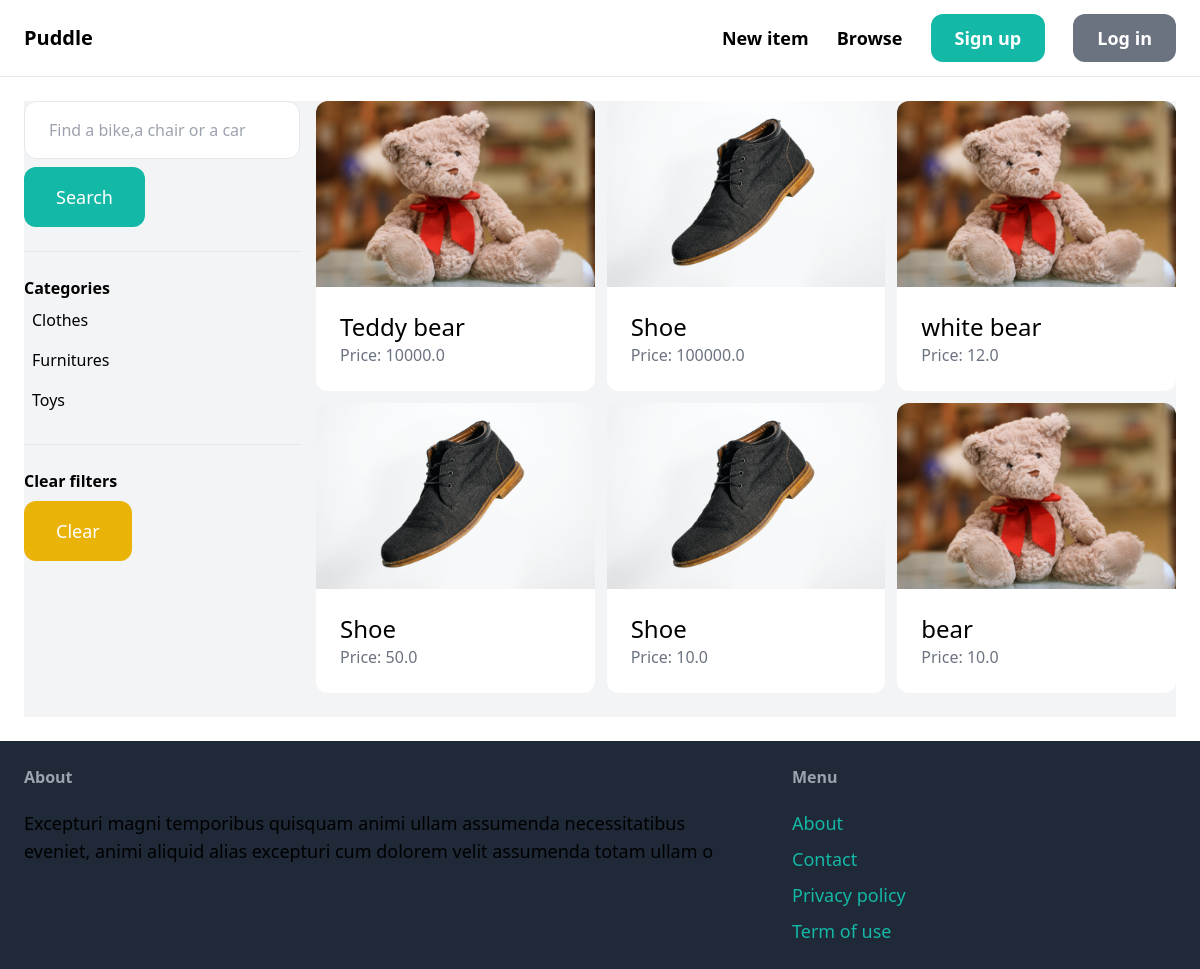
The app's page /items/ with its own data.
### item/models.py (models this page shows, shortened)
class Category(models.Model):
    name = models.CharField(max_length=255)
    class Meta:
        ordering = ('name',)
        verbose_name_plural = 'Categories'

class Item(models.Model):
    category = models.ForeignKey(Category, related_name='items', on_delete=models.CASCADE)
    name = models.CharField(max_length=255)
    description = models.CharField(max_length=7000, null=True)
    price = models.FloatField()
    image = models.ImageField(upload_to='item_images', blank=True, null=True)
    is_sold = models.BooleanField(default=False)
    created_at = models.TimeField(auto_now_add=True, null=True)
    created_by = models.ForeignKey(User, related_name='items', on_delete=models.CASCADE)

### item/views.py (the view)
# urls.py: path('', views.items, name='items'),
def items(request):
    query = request.GET.get('query', '')
    category_id = request.GET.get('category', 0)
    categories = Category.objects.all()
    items = Item.objects.filter(is_sold=False)
    if category_id:
        items = items.filter(category_id=category_id)
    if query:
        items = items.filter(Q(name__icontains=query) | Q(description__icontains=query))
    return render(request, 'item/items.html', {
        'items': items,
        'query': query,
        'categories': categories,
        'category_id': int(category_id)
            })

### item/templates/item/items.html (shortened to what this page needs)
{% extends 'core/base.html' %}
{% block content %}
    <div class="pb-6 grid grid-cols-4 gap-4 bg-gray-100">
        <div class="col-span-1">
            <form method="get" action="{% url 'item:items' %}">
                <input name="query" class="w-full py-4 px-6 border rounded-xl" type="text" value="{{ query }}" placeholder="Find a bike,a chair or a car" >
                <button class="mt-2 py-4 px-8 text-lg bg-teal-500 text-white rounded-xl">Search</button>
            </form>
            <hr class="my-6" >
            <p class="font-semibold">Categories</p>
            <ul>
                {% for category in categories %}
                    <li class="py-2 px-2 rounded-xl"{% if category.id == category_id %} bg-gray-200 {% endif %} >
                        <a href="{% url 'item:items' %}?query={{ query }}&category={{ category.id }}">{{ category.name }}</a>
                    </li>
                {% endfor %}
            </ul>
            <hr class="my-6" >
            <p class="font-semibold">Clear filters</p>
            <ul>
                <li><a href="{% url 'item:items' %}" class="mt-2 py-4 px-8 inline-block bg-yellow-500 text-lg rounded-xl text-white">Clear</a></li>
            </ul>
        </div>
        <div class="col-span-3">
            <div class="grid grid-cols-3 gap-3">
                {% for item in items %}
                    <div>
                        <a href="{% url 'item:detail' item.id %}">
                            <div>
                                <img src="{{ item.image.url }}" class="rounded-t-xl">
                            </div>
                            <div class="p-6 bg-white rounded-b-xl" >
                                <h2 class="text-2xl">{{ item.name }}</h2>
                                <p class="text-gray-500">Price: {{item.price}}</p>
                            </div>
                        </a>
                    </div>
                {% endfor %}
            </div>
        </div>
    </div>
{% endblock %}

### records on screen
Category: name "Clothes"
Category: name "Furnitures"
Category: name "Toys"
Item: image (picture), name "Teddy bear", price "10000.0"
Item: image (picture), name "Shoe", price "100000.0"
Item: image (picture), name "white bear", price "12.0"
Item: image (picture), name "Shoe", price "50.0"
Item: image (picture), name "Shoe", price "10.0"
Item: image (picture), name "bear", price "10.0"
